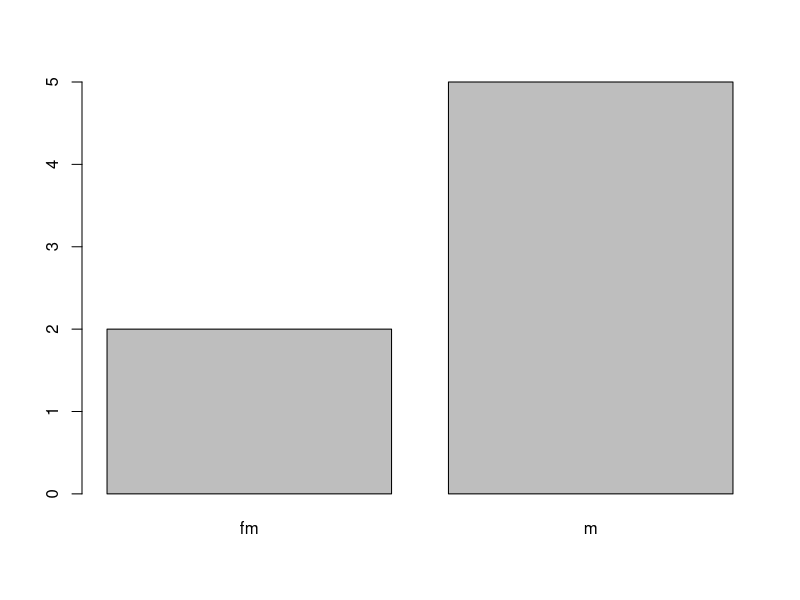
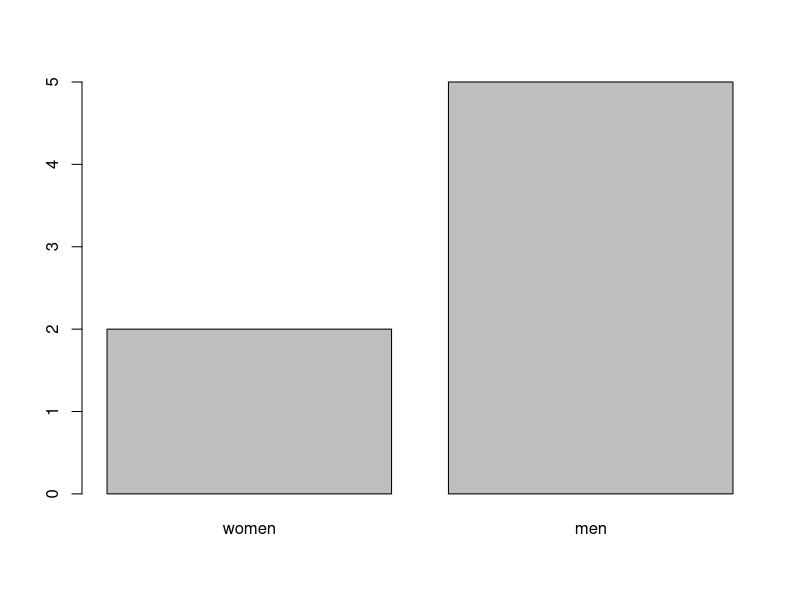
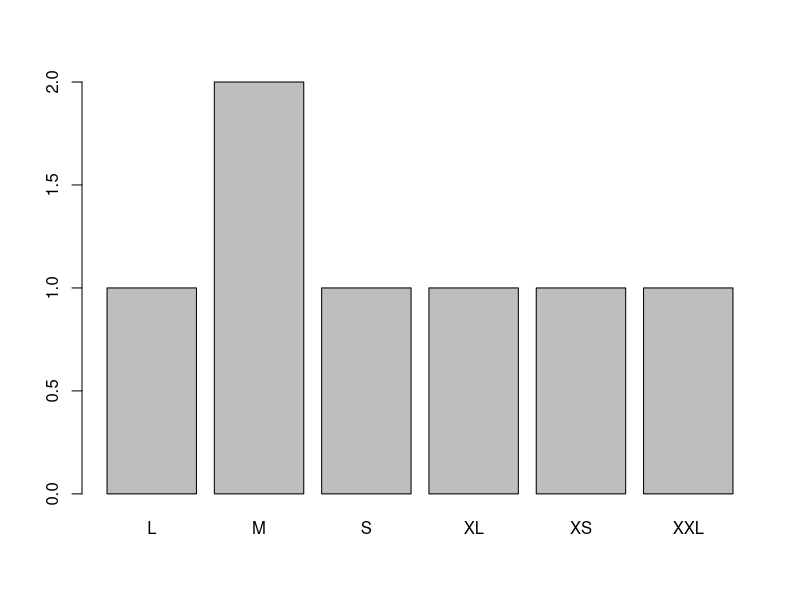

Write R code to recreate these figures, in order.

name <- c("Nick", "Eugene", "Peter", "Alex", "Kate", "Basil", "George")
salary <- c(21000, 19000, 27000, 11000, 102000, 25000, 21000)
height <- c(172, 160, 184, 188, 170, 175, 165)
weight <- c(53, 58, 76, 80, 50, 65, 85)
size <- c("XS", "M", "L", "XXL", "S", "M", "XL")
sex <- c("m", "fm", "m", "m", "fm", "m", "m")

sex.f <- factor(sex); sex.f; plot(sex.f)
levels(sex.f) <- c("women", "men"); sex.f; plot(sex.f)

size.f <- factor(size); size.f; plot(size.f)
size.o <- ordered(size.f, labels = c("XS", "S", "M", "L", "XL", "XXL")); size.o

workdata <- (data.frame(row.names = name, "Salary" = salary, "Height" = height, "Weight" = weight, "Size Oddered" = size.o, "Sex Factor" = sex.f)); workdata
str(workdata)

workdata.sex_sorted <- workdata[order(sex.f),]; workdata.sex_sorted
workdata.sex_height_sorted <- workdata[order(sex.f, height),]; workdata.sex_height_sorted
workdata.column_sorted <- workdata[order(names(workdata))]; workdata.column_sorted
workdata.name_sorted <-  workdata[order(row.names(workdata)),]; workdata.name_sorted
workdata.name_column_sorted <- workdata.column_sorted[order(name), ]; workdata.name_column_sorted
